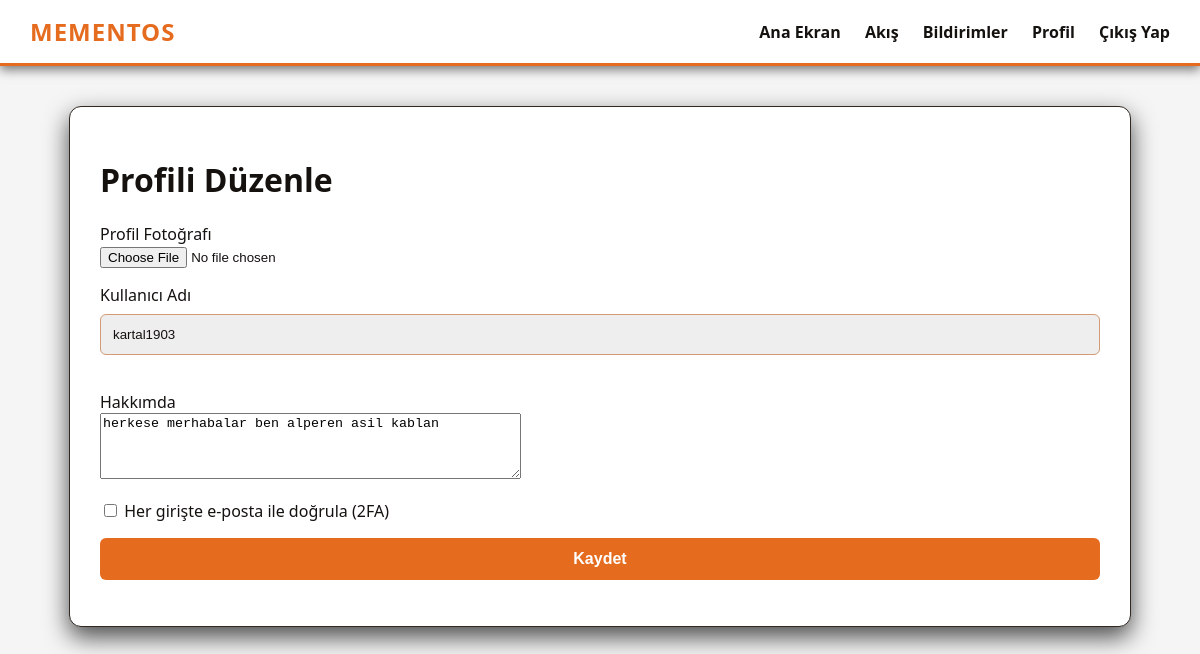
The page /edit_profile (signed in) on the database as committed earlier.
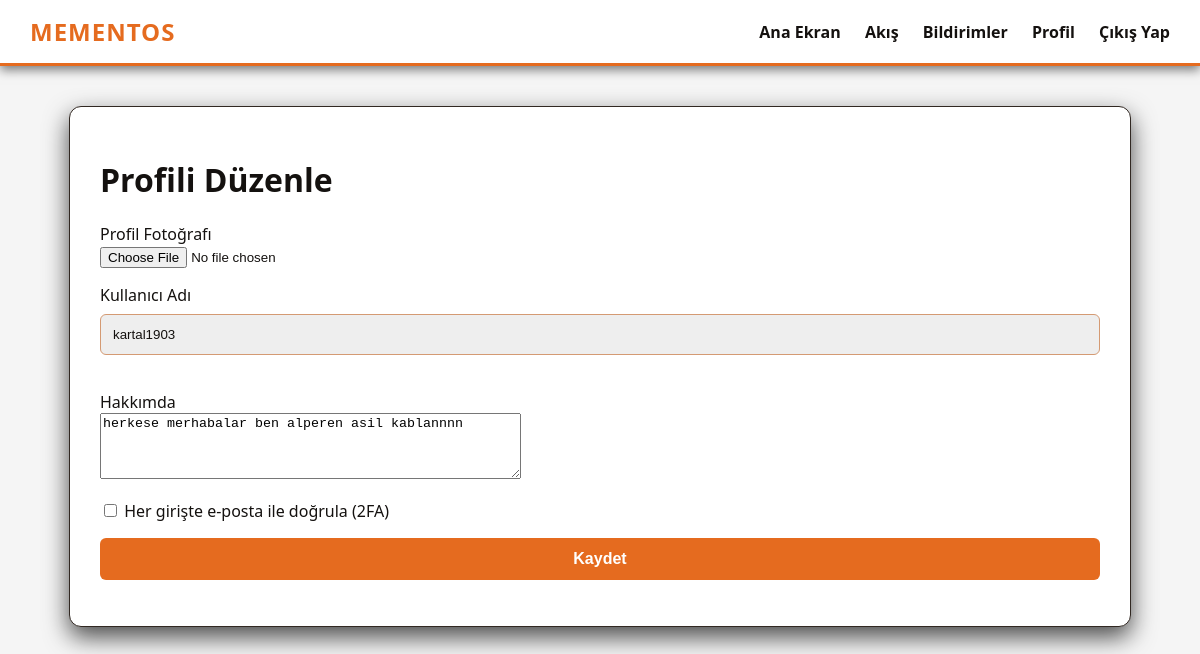
The same page on the database as committed later.
### app/models.py (models this page shows, shortened)
class User(UserMixin, db.Model):
    id: so.Mapped[int] = so.mapped_column(primary_key=True)
    username: so.Mapped[str] = so.mapped_column(sa.String(64), index=True, unique=True)
    email: so.Mapped[str] = so.mapped_column(sa.String(120), index=True, unique=True)
    password_hash: so.Mapped[Optional[str]] = so.mapped_column(sa.String(256))
    about_me: so.Mapped[Optional[str]] = so.mapped_column(sa.String(140))
    last_seen: so.Mapped[Optional[datetime]] = so.mapped_column(default=lambda: datetime.now(timezone.utc))
    profile_pic: so.Mapped[Optional[str]] = so.mapped_column(sa.String(120))
    is_verified: so.Mapped[bool] = so.mapped_column(sa.Boolean, default=False, server_default=sa.text('0'))
    verification_code: so.Mapped[Optional[str]] = so.mapped_column(sa.String(10))
    require_2fa: so.Mapped[bool] = so.mapped_column(sa.Boolean, default=False, server_default=sa.text('0'))
    posts: so.WriteOnlyMapped['Post'] = so.relationship(back_populates='author', cascade='all, delete-orphan')
    comments: so.WriteOnlyMapped['Comment'] = so.relationship(back_populates='author', cascade='all, delete-orphan')
    likes: so.WriteOnlyMapped['Like'] = so.relationship(back_populates='author', cascade='all, delete-orphan')
    notifications: so.WriteOnlyMapped['Notification'] = so.relationship(back_populates='user', cascade='all, delete-orphan')
    followed: so.WriteOnlyMapped['User'] = so.relationship(
        secondary=followers,
        primaryjoin=(followers.c.follower_id == id),
        secondaryjoin=(followers.c.followed_id == id),
        back_populates='followers'
    )
    followers: so.WriteOnlyMapped['User'] = so.relationship(
        secondary=followers,
        primaryjoin=(followers.c.followed_id == id),
        secondaryjoin=(followers.c.follower_id == id),
        back_populates='followed'
    )

### app/main/routes.py (the view)
@bp.route('/edit_profile', methods=['GET', 'POST'])
@login_required
def edit_profile():
    form = EditProfileForm()
    if form.validate_on_submit():
        if form.profile_pic.data:
            picture_file = form.profile_pic.data
            _, f_ext = os.path.splitext(picture_file.filename)
            picture_filename = current_user.username + f_ext
            picture_path = os.path.join(current_app.root_path, 'static/profile_pics', picture_filename)
            picture_file.save(picture_path)
            current_user.profile_pic = picture_filename
        current_user.username = form.username.data
        current_user.about_me = form.about_me.data
        current_user.require_2fa = form.require_2fa.data
        db.session.commit()
        flash('Değişiklikleriniz kaydedildi.')
        return redirect(url_for('main.index'))
    elif request.method == 'GET':
        form.username.data = current_user.username
        form.about_me.data = current_user.about_me
        form.require_2fa.data = current_user.require_2fa
    return render_template('edit_profile.html', title='Profili Düzenle', form=form)

### app/main/forms.py
class EditProfileForm(FlaskForm):
    username = StringField('Kullanıcı Adı', validators=[DataRequired()])
    about_me = TextAreaField('Hakkımda', validators=[Length(min=0, max=140)])
    profile_pic = FileField('Profil Fotoğrafı', validators=[FileAllowed(['jpg', 'png', 'jpeg'])])
    require_2fa = BooleanField('Her girişte e-posta ile doğrula (2FA)')
    submit = SubmitField('Kaydet')

### app/main/routes.py (called while the page is built)
@bp.before_request
def before_request():
    if current_user.is_authenticated:
        current_user.last_seen = datetime.now(timezone.utc)
        db.session.commit()

@bp.context_processor
def inject_notifications():
    if current_user.is_authenticated:
        unread_count = db.session.scalar(sa.select(sa.func.count(Notification.id)).where(Notification.user_id == current_user.id, Notification.is_read == False))
        return dict(unread_notifications_count=unread_count or 0)
    return dict(unread_notifications_count=0)

### app/models.py (called while the page is built)
@login.user_loader
def load_user(id):
    return db.session.get(User, int(id))

### app/templates/edit_profile.html (shortened to what this page needs)
{% extends "base.html" %}
{% block content %}
    <h1>Profili Düzenle</h1>
    <form action="" method="post" enctype="multipart/form-data">
        <p>
            {{ form.profile_pic.label }}<br>
            {{ form.profile_pic() }}<br>
        </p>
        <p>
            {{ form.username.label }}<br>
            {{ form.username(size=32) }}<br>
        </p>
        <p>
            {{ form.about_me.label }}<br>
            {{ form.about_me(cols=50, rows=4) }}<br>
        </p>
        <p>
            {{ form.require_2fa() }} {{ form.require_2fa.label }}
        </p>
        <p>{{ form.submit() }}</p>
    </form>
{% endblock %}

### app/templates/base.html (shortened to what this page needs)
<!DOCTYPE html>
<html lang="tr">
<head>
    <link rel="stylesheet" href="{{ url_for('static', filename='css/style.css') }}">
</head>
<body>
    <nav class="navbar">
        <a class="navbar-brand" href="{{ url_for('main.index') }}">MementOS</a>
        <div class="navbar-links">
            <a href="{{ url_for('main.index') }}">Ana Ekran</a>
            {% if current_user.is_anonymous %}
                <a href="{{ url_for('auth.login') }}">Giriş Yap</a>
                <a href="{{ url_for('auth.register') }}">Kayıt Ol</a>
            {% else %}
                <a href="{{ url_for('main.feed') }}">Akış</a>
                <a href="{{ url_for('main.notifications') }}" style="position: relative;">
                    Bildirimler
                </a>
                <a href="{{ url_for('main.user', username=current_user.username) }}">Profil</a>
                <a href="{{ url_for('auth.logout') }}">Çıkış Yap</a>
            {% endif %}
        </div>
    </nav>
    <div class="container">
        {% block content %}{% endblock %}
    </div>
</body>
</html>

### app/static/css/style.css (style rules this page uses)
:root { --bg-dark: #F5F5F5; --box-bg: #FFFFFF; --text-main: #14110F; --accent-orange: #E56B1F; --accent-brown: #D49A73; --input-bg: #EEEEEE; --window-header: #E0E0E0; --window-header-text: #333; --masonry-bg: rgba(255, 255, 255, 0.85); --window-bg: rgba(255, 255, 255, 0.85); }
body { background-color: var(--bg-dark); color: var(--text-main); font-family: 'Segoe UI', Tahoma, Geneva, Verdana, sans-serif; margin: 0; padding: 0; }
.navbar { background-color: var(--box-bg); padding: 15px 30px; display: flex; justify-content: space-between; align-items: center; border-bottom: 3px solid var(--accent-orange); box-shadow: 0 4px 10px rgba(0,0,0,0.5); }
.navbar-brand { font-size: 1.5em; font-weight: 900; color: var(--accent-orange); text-decoration: none; letter-spacing: 1px; text-transform: uppercase; }
.navbar-links a { color: var(--text-main); text-decoration: none; margin-left: 20px; font-weight: bold; transition: color 0.3s ease; }
.container { max-width: 1000px; margin: 40px auto; padding: 30px; background-color: var(--box-bg); border-radius: 12px; box-shadow: 0 10px 25px rgba(0,0,0,0.7); border: 1px solid #312822; }
a { color: var(--accent-orange); text-decoration: none; }
input[type="text"], input[type="password"], input[type="email"] { width: 100%; padding: 12px; margin: 8px 0 20px 0; background-color: var(--input-bg); border: 1px solid var(--accent-brown); color: var(--text-main); border-radius: 6px; box-sizing: border-box; transition: border 0.3s ease; }
input[type="submit"] { background-color: var(--accent-orange); color: #fff; border: none; padding: 12px 25px; font-size: 1em; font-weight: bold; border-radius: 6px; cursor: pointer; transition: background-color 0.3s ease, transform 0.1s; width: 100%; }

Rows that differ between the two databases and show on the page:
changed User "kartal1903": about_me "herkese merhabalar ben alperen asil kablan" → "herkese merhabalar ben alperen asil kablannnn"
